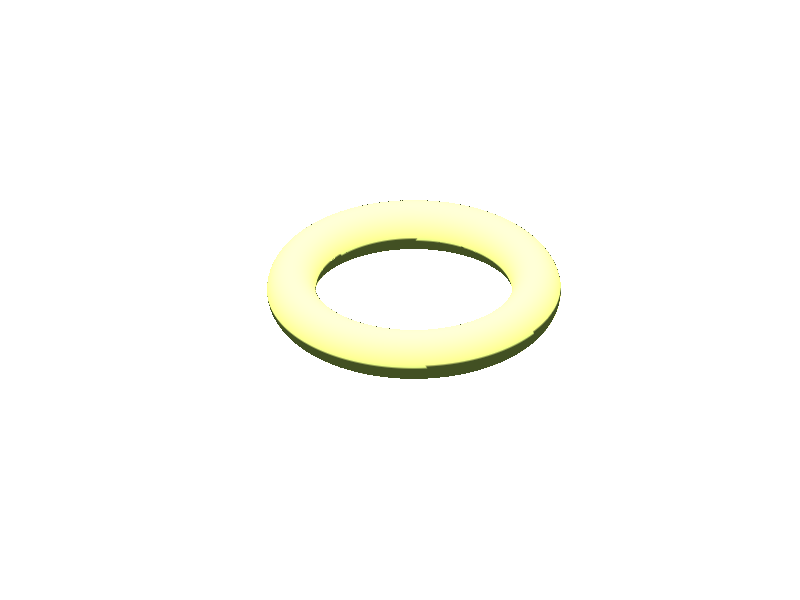

This chart was generated by the following MATLAB code: (Note: this script raises an error after producing the figure.)
% illustration of a torus, obtained as an isosurface
function torus()
 
   % big and small radii of the torus
   R = 5; r = 1; 
 
   Kb = R+r;
 
   h = 0.1; % h is the grid size. Smaller h means prettier picture.
 
   X = (-Kb-h):h:(Kb+h);   m = length(X);
   Y = (-Kb-h):h:(Kb+h);   n = length(Y);
   Z = (-r-h):h:(r+h);     k = length(Z);
 
   W = zeros(m, n, k); % the zero level set of this function will be the desired shape
 
   for i=1:m
      for j=1:n
         x = X(i);
         y = Y(j); 
         W(i, j, :) = (sqrt(x^2+y^2)-R)^2 + Z.^2-r^2; % torus eqn, vectorize in Z
      end
   end
 
   figure(4); clf; hold on; axis equal; axis off;
 
   H = patch(isosurface(W, 0));
   isonormals(W, H);
 
   light_green=[184, 224, 98]/256;
 
   % set some propeties
   set(H, 'FaceColor', light_green, 'EdgeColor','none', 'FaceAlpha', 1);
   set(H, 'SpecularColorReflectance', 0.1, 'DiffuseStrength', 0.8);
   set(H, 'FaceLighting', 'phong', 'AmbientStrength', 0.3);
   set(H, 'SpecularExponent', 108);
 
   daspect([1 1 1]);
   axis tight;
   colormap(prism(28))
 
  % viewing angle
   view(-146, 32);
 
  % add in a source of light
   camlight (-10, 54); lighting phong;
 
  %save as png
  %print('-dpng', '-r400', sprintf('Torus_illustration.png'));
